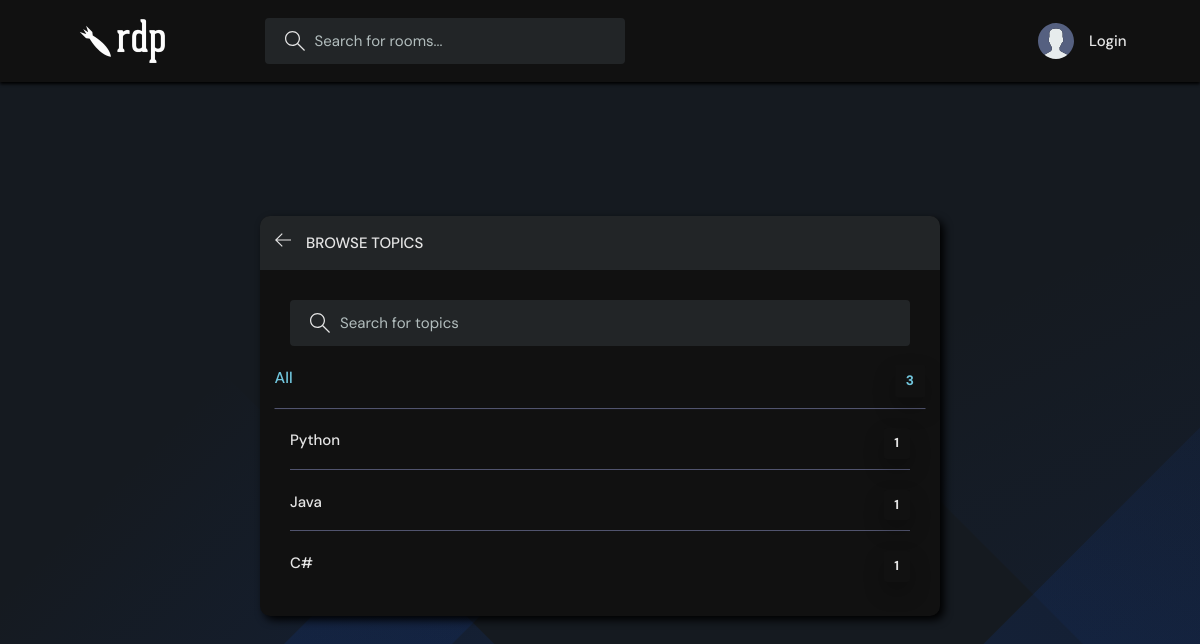
Before: /topics/ with the older database file.
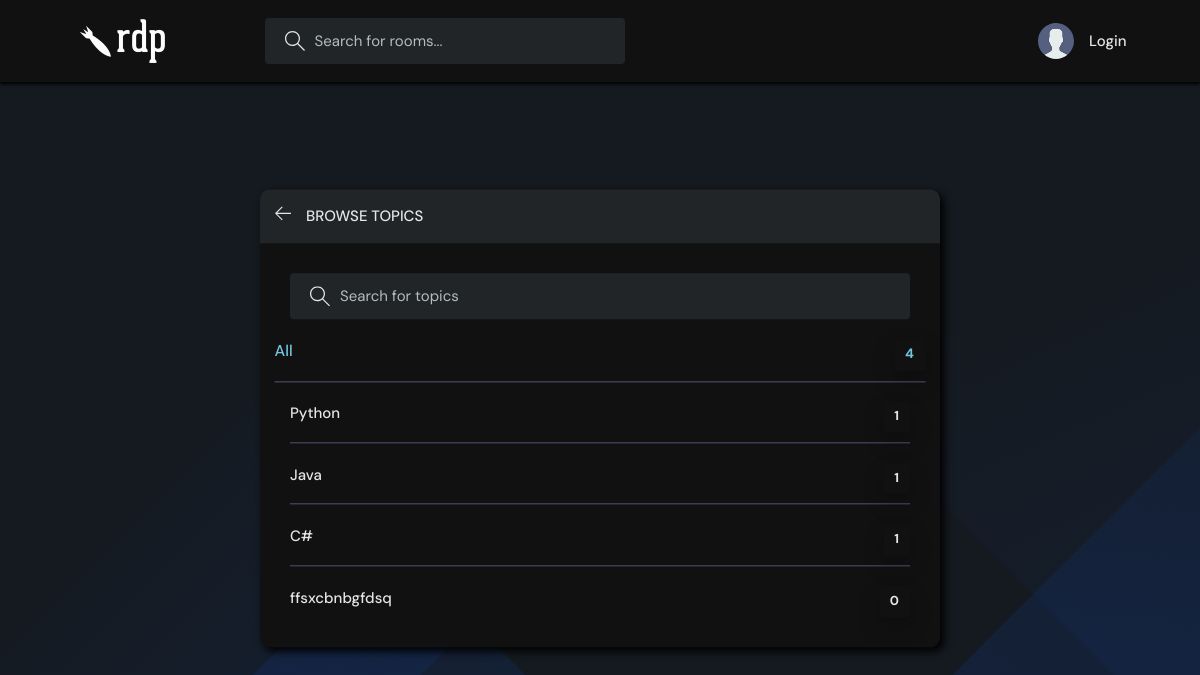
After: the same page with the newer database file.
### base/models.py (models this page shows, shortened)
class Topic(models.Model):
    name = models.CharField(max_length=200)

### base/views.py (the view)
# urls.py: path('topics/', views.topicsPage, name="topics"),
def topicsPage(request):
    q = request.GET.get('q') if request.GET.get('q') != None else ''
    topics = Topic.objects.filter(name__icontains=q)
    return render(request, 'base/topics.html', {'topics': topics})

### base/templates/base/topics.html (shortened to what this page needs)
{% extends 'main.html' %}
{% block content %}
<main class="create-room layout">
  <div class="container">
    <div class="layout__box">
      <div class="layout__boxHeader">
        <div class="layout__boxTitle">
          <a href="{% url 'home' %}">
            <svg version="1.1" xmlns="http://www.w3.org/2000/svg" width="32" height="32" viewBox="0 0 32 32">
              <title>arrow-left</title>
              <path
                d="M13.723 2.286l-13.723 13.714 13.719 13.714 1.616-1.611-10.96-10.96h27.625v-2.286h-27.625l10.965-10.965-1.616-1.607z">
              </path>
            </svg>
          </a>
          <h3>Browse Topics</h3>
        </div>
      </div>
      <div class="topics-page layout__body">
        <form action="" method="GET" class="header__search">
          <label>
            <input name="q" placeholder="Search for topics" />
          </label>
        </form>
        <ul class="topics__list">
          <li>
            <a href="{% url 'topics' %}" class="active">All <span>{{topics.count}}</span></a>
          </li>
          {% for topic in topics %}
          <li>
            <a href="{% url 'home' %}?q={{topic.name}}">{{topic.name}} <span>{{topic.room_set.all.count}}</span></a>
          </li>
          {% endfor %}
        </ul>
      </div>
    </div>
  </div>
</main>
{% endblock content %}

Changed rows visible on the page:
added Topic: name "ffsxcbnbgfdsq", room_set.all.count "0"
Other visible differences:
{{ topics.count }}: "3" → "4"
